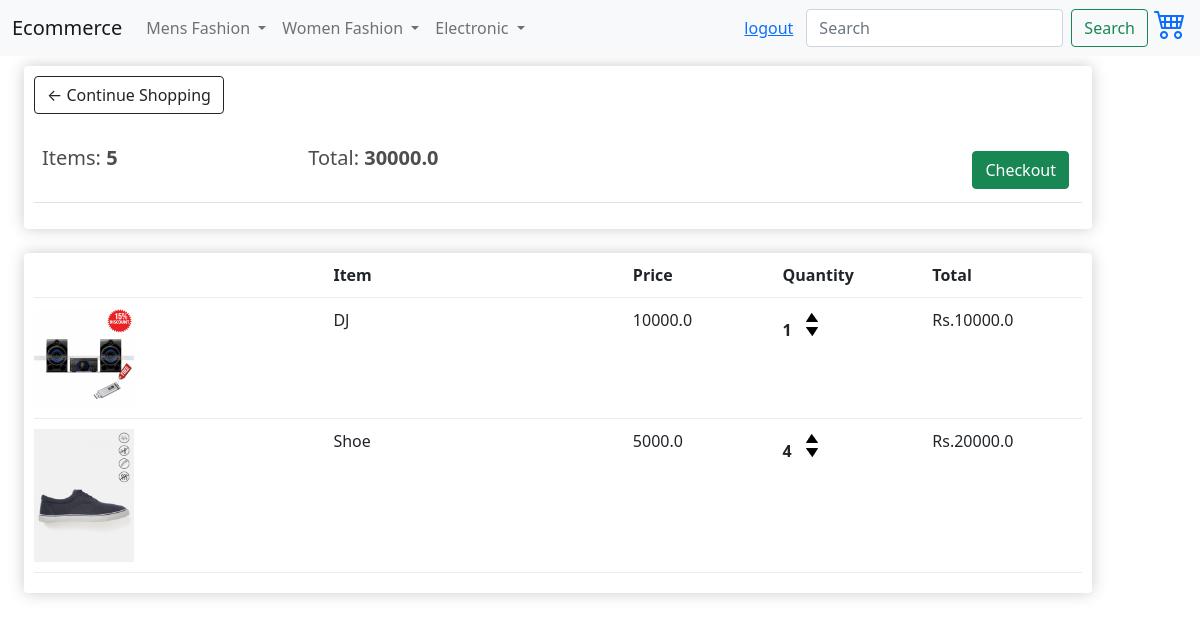
The app's page /cart/ (signed in), older data.
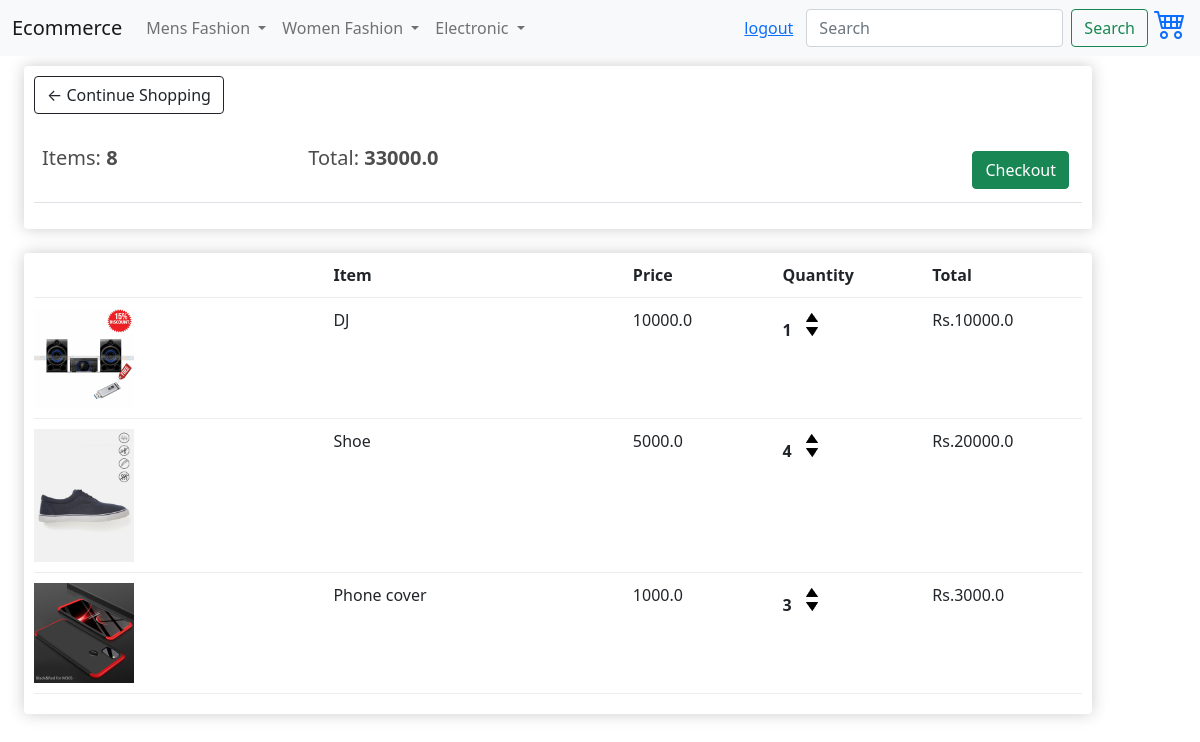
The same page, newer data.
### store/models.py (models this page shows, shortened)
class Order(models.Model):
    customer = models.ForeignKey(Customer, on_delete=models.SET_NULL, null=True, blank=True)
    date_ordered = models.DateTimeField(auto_now_add=True)
    complete = models.BooleanField(default=False)
    transaction_id = models.CharField(max_length=100, null=True)
    @property
    def get_cart_total(self):
        orderitems = self.orderitem_set.all()
        total = sum([item.get_total for item in orderitems])
        return total
    @property
    def get_cart_items(self):
        orderitems = self.orderitem_set.all()
        total = sum([item.quantity for item in orderitems])
        return total

class OrderItem(models.Model):
    product = models.ForeignKey(Product, on_delete=models.SET_NULL, null=True)
    order = models.ForeignKey(Order, on_delete=models.SET_NULL, null=True)
    quantity = models.IntegerField(default=0, null=True, blank=True)
    date_added = models.DateTimeField(auto_now_add=True)
    @property
    def get_total(self):
        total = self.product.price * self.quantity
        return total

class Product(models.Model):
    product_status = (
        ('N',"New"),
        ('T',"Trending"),
        ('X','Excel'),
            )
    category_type = (
        ("Men","Men"),
        ("Women","Women"),
        ("Electronic","Electronic"),
        ("Book","Book"),)
    name = models.CharField(max_length=200)
    price = models.FloatField()
    category = models.CharField(max_length=10,choices=category_type,null=True, blank=True)
    status = models.CharField(max_length=1,choices= product_status,null=True, blank=True)
    description = models.TextField(null=True,blank = True)
    featured = models.ImageField(null=True, blank=True)
    @property
    def imageURL(self):
        try:
            url = self.featured.url
        except:
            url = ''
        return url

### store/views.py (the view)
# urls.py: path('cart/', views.cart , name = 'cart'),
def cart(request):
    data = cartData(request)
    cartItems = data['cartItems']
    order = data['order']
    items = data['items']
    context = {'items':items, 'order':order, 'cartItems':cartItems}
    return render(request, 'store/cart.html', context)

### store/utils.py (called while the page is built)
def cartData(request):
    if request.user.is_authenticated:
        customer = request.user.customer
        order, created = Order.objects.get_or_create(customer=customer, complete=False)
        items = order.orderitem_set.all()
        cartItems = order.get_cart_items
    else:
        cookieData = cookieCart(request)
        cartItems = cookieData['cartItems']
        order = cookieData['order']
        items = cookieData['items']
    return {'cartItems':cartItems ,'order':order, 'items':items}

### store/templates/store/cart.html
{% extends 'store/main.html' %}
{% load static %}
{% block content %}
    <div class="container row">
        <div class="col-lg-12">
            <div class="box-element">
                <a  class="btn btn-outline-dark" href="{% url 'store' %}">&#x2190; Continue Shopping</a>
                <br>
                <br>
                <table class="table">
                    <tr>
                        <th><h5>Items: <strong> {{ order.get_cart_items }}</strong></h5></th>
                        <th><h5>Total:<strong> {{ order.get_cart_total }}</strong></h5></th>
                        <th>
                        <a  style="float:right; margin:5px;" class="btn btn-success" href="{% url 'checkout' %}">Checkout</a>
                        </th>
                    </tr>
                </table>
            </div>
            <br>
            <div class="box-element">
                <div class="cart-row">
                    <div style="flex:2"></div>
                    <div style="flex:2"><strong>Item</strong></div>
                    <div style="flex:1"><strong>Price</strong></div>
                    <div style="flex:1"><strong>Quantity</strong></div>
                    <div style="flex:1"><strong>Total</strong></div>
                </div>
                {% for item in items%}
                <div class="cart-row">
                    <div style="flex:2"><img class="row-image" src={{ item.product.imageURL }}></div>
                    <div style="flex:2"><p>{{ item.product.name }}</p></div>
                    <div style="flex:1"><p>{{ item.product.price }}</p></div>
                    <div style="flex:1">
                        <p class="quantity">{{ item.quantity }}</p>
                        <div class="quantity">
                            <img data-product="{{ item.product.id }}" data-action="add" class="chg-quantity update-cart" src="{% static  'images/arrow-up.png' %}">
                            <img data-product=" {{ item.product.id }} " data-action = "remove" class="chg-quantity update-cart" src="{% static  'images/arrow-down.png' %}">
                        </div>
                    </div>
                    <div style="flex:1"><p>Rs.{{ item.get_total }}</p></div>
                </div>
                {% endfor %}
            </div>
        </div>
    </div>
{% endblock content %}

Row changes from the older to the newer data that the page shows:
computed for Order: get_cart_items "5" → "8"; get_cart_total "30000.0" → "33000.0"
added OrderItem: product.imageURL (picture), product.name "Phone cover", product.price "1000.0", quantity "3", get_total "3000.0"
